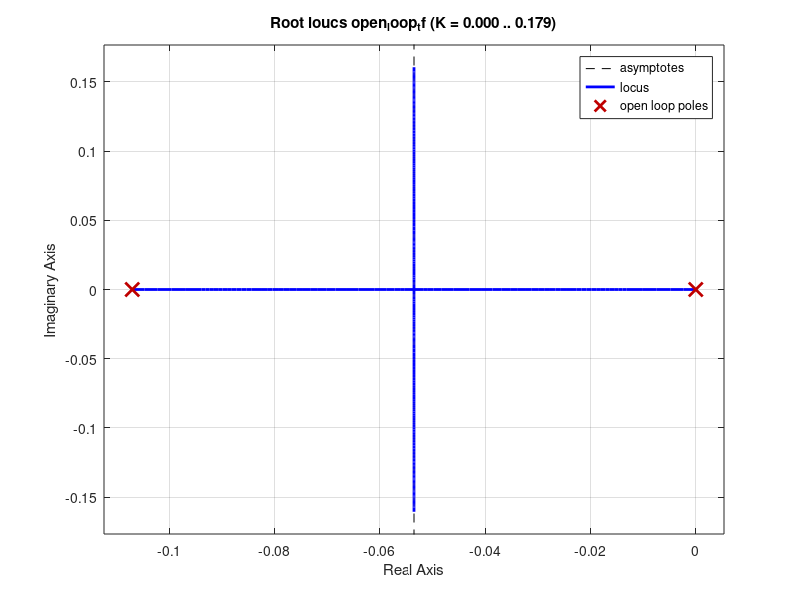

MATLAB code to generate this figure:

K_m = 25; 
K_b = 0.0185;
B = 0.3; 
R_a = 1.25;
L_a = 0; %approximate to zero
J_m = 0.01;
J_l = 6.25;
J_T = J_m + J_l; 

motor_sys = tf(K_m, [L_a*J_T, L_a*B+R_a*J_T, R_a*B+K_m*K_b]); 
gear_sys = tf(1, 20); 
load_sys = tf(1,[1 0]); 
open_loop_tf = motor_sys * gear_sys * load_sys; 

rlocus(open_loop_tf) 

